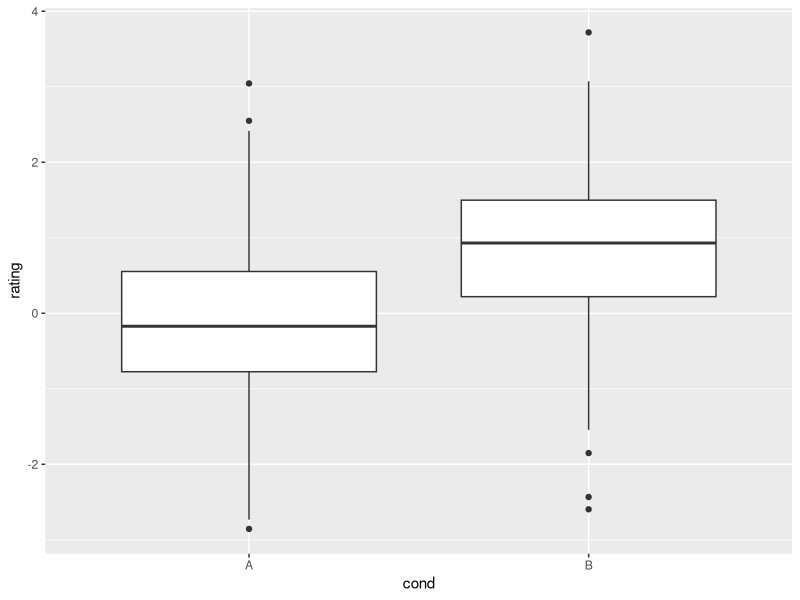
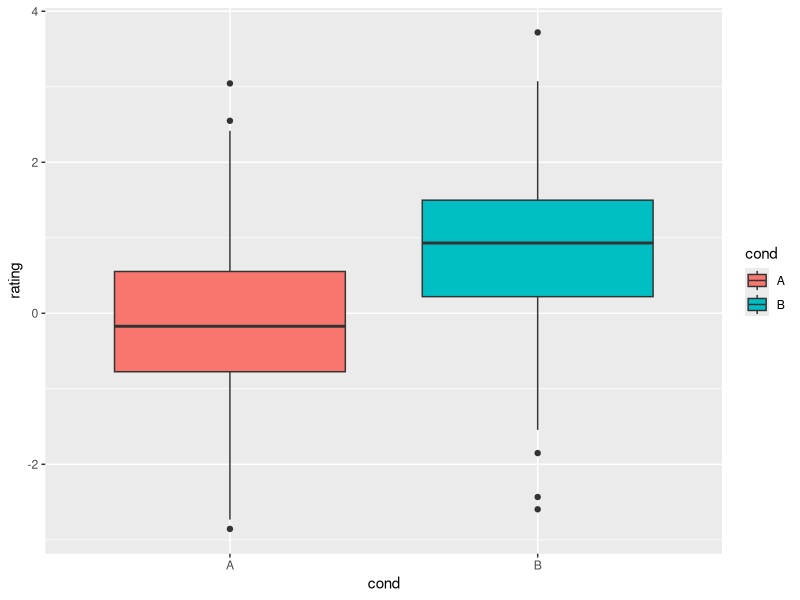
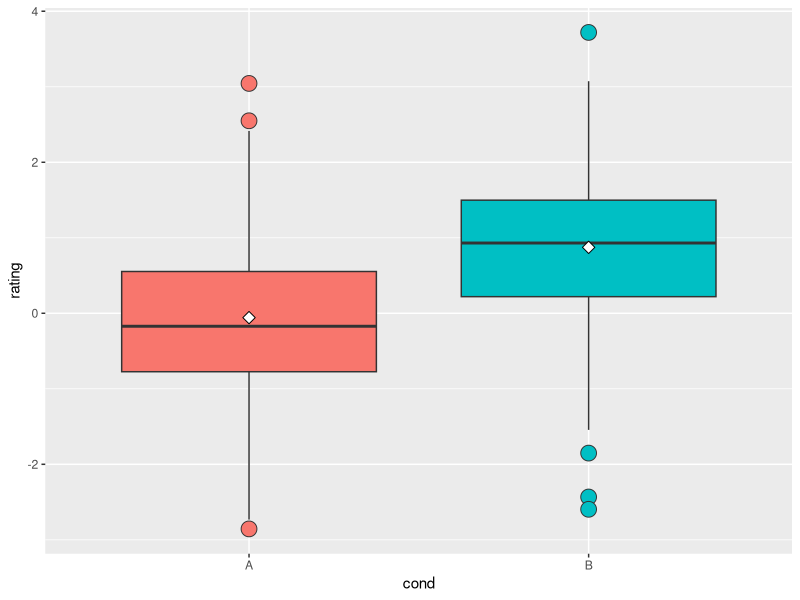
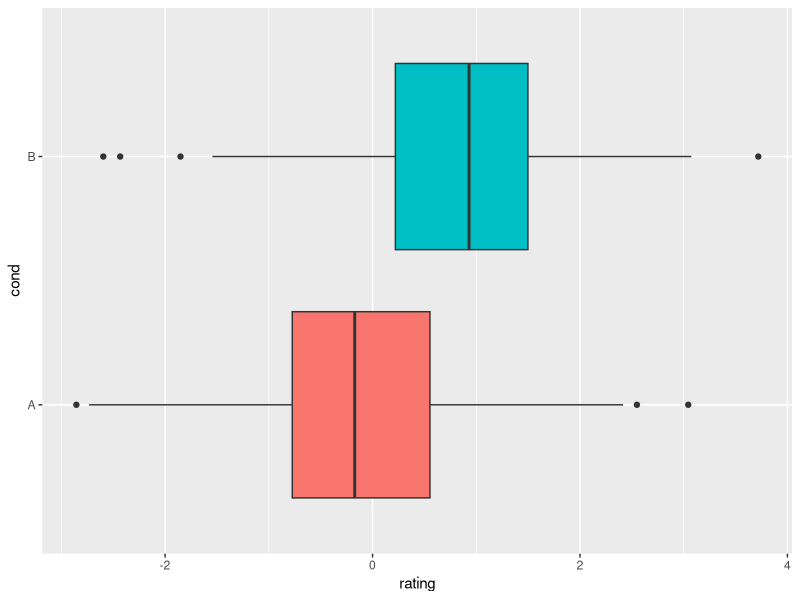

These figures' R source, in order:
# Load ggplot2
library("ggplot2")
dev.off()
# Seed data
set.seed(1234)
df <- data.frame(cond = factor( rep(c("A","B"), each=200) ), 
                 rating = c(rnorm(200),rnorm(200, mean=.8)))

# A basic box plot
ggplot(df, aes(x=cond, y=rating)) + geom_boxplot()

# A basic box with the conditions colored
ggplot(df, aes(x=cond, y=rating, fill=cond)) + geom_boxplot()

# The above adds a redundant legend. With the legend removed & mean marker added:
ggplot(df, aes(x=cond, y=rating, fill=cond)) + 
  geom_boxplot(outlier.size = 5, outlier.shape = 21, notch = FALSE) +
  guides(fill=FALSE) +
  stat_summary(fun.y="mean", geom = "point", shape = 23, size = 3, fill = "white")

# With flipped axes
ggplot(df, aes(x=cond, y=rating, fill=cond)) + 
  geom_boxplot() + 
  guides(fill=FALSE) + 
  coord_flip()


